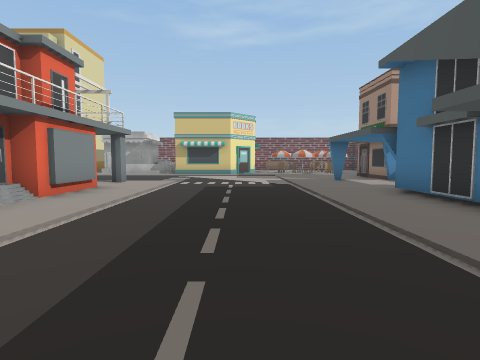
view 1 (above)

24 first-person views from a walk through a scene from a Unity 3-D project. The camera is 1.4 m above the floor, tilts 4° down and sees 80° across. The floor is counted in squares, 2 m on a side. Each view is taken from the middle of a square. On the plan, view 1 faces up. The plan holds only what a view shows up to about 10 squares ahead; the rest is blank. The place goes on beyond the plan. The player character is not drawn. Some surface patterns are stand-ins.

view 2
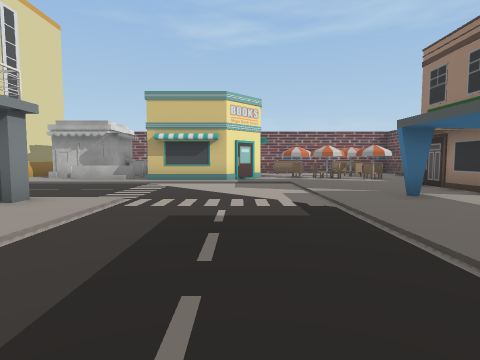

view 3
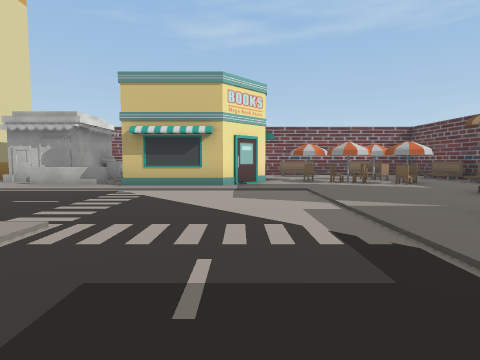

view 4
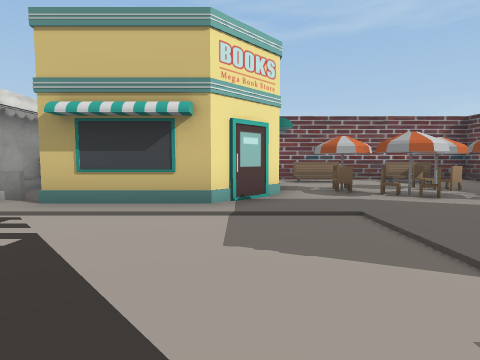

view 5
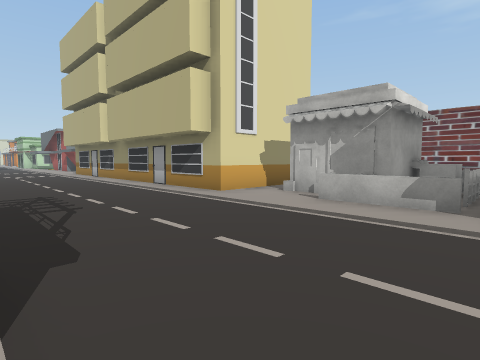

view 6
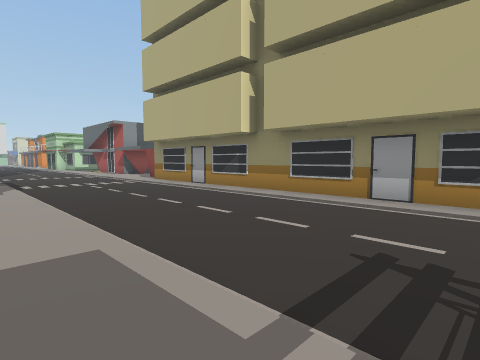

view 7
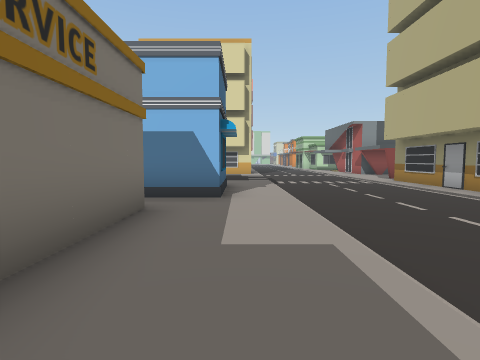

view 8
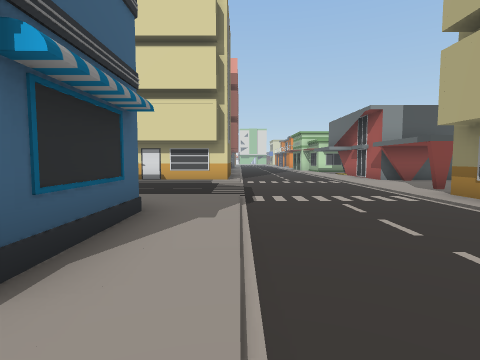

view 9
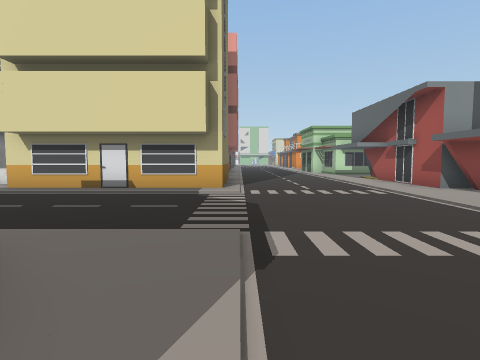

view 10
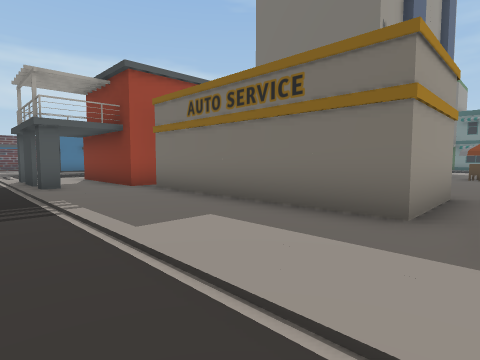

view 11
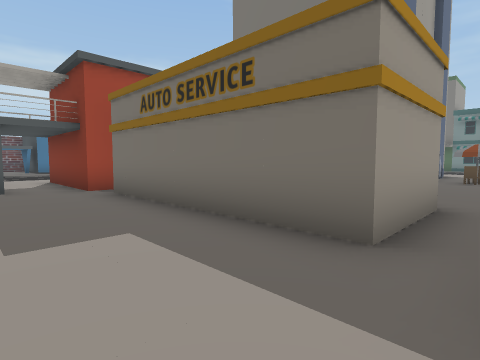

view 12
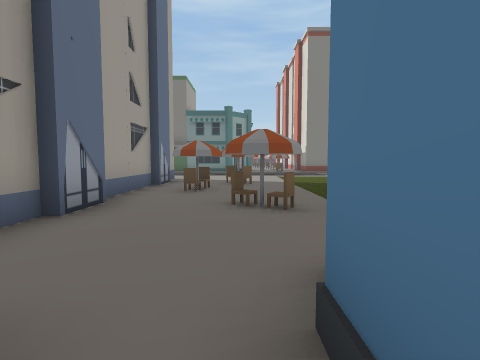

view 13
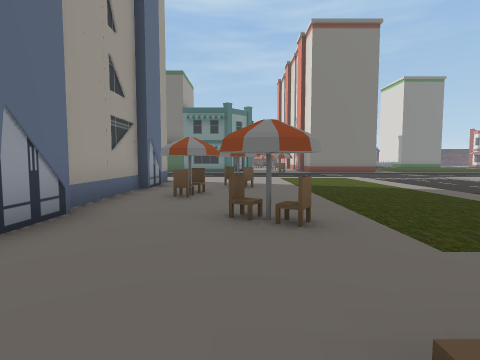

view 14
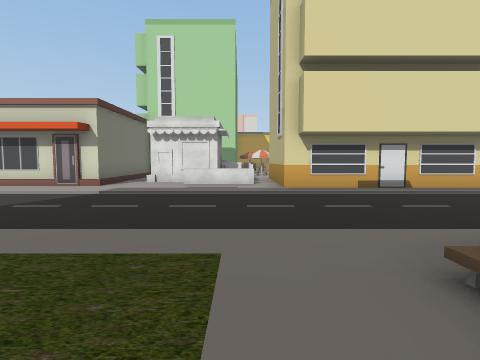

view 15
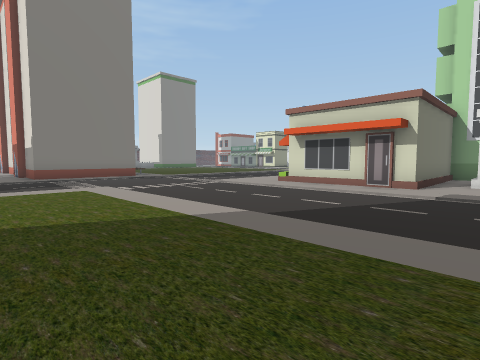

view 16
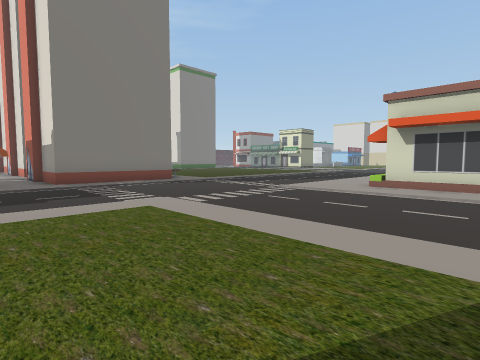

view 17
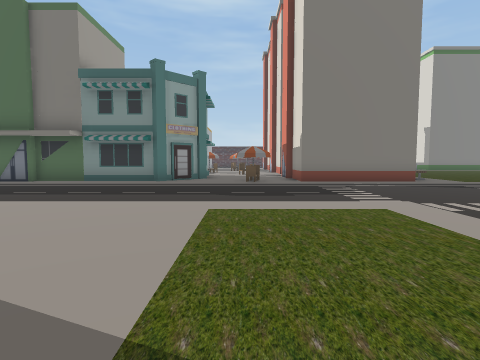

view 18
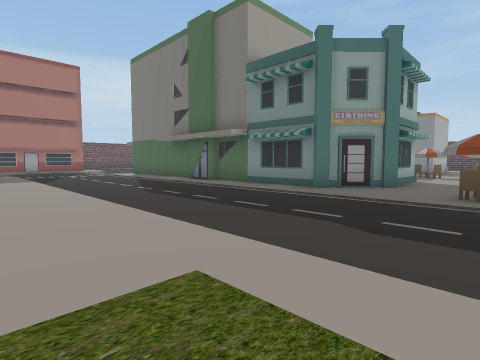

view 19
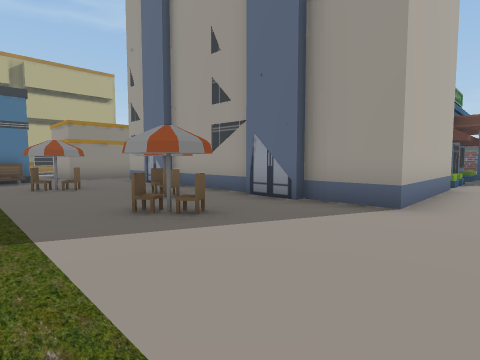

view 20
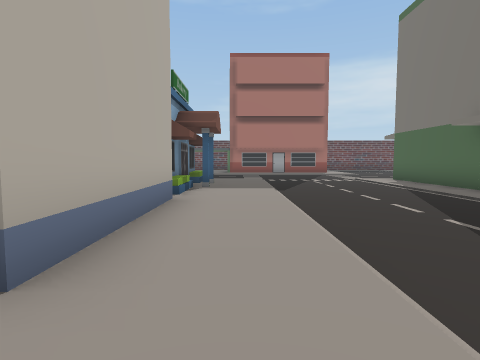

view 21
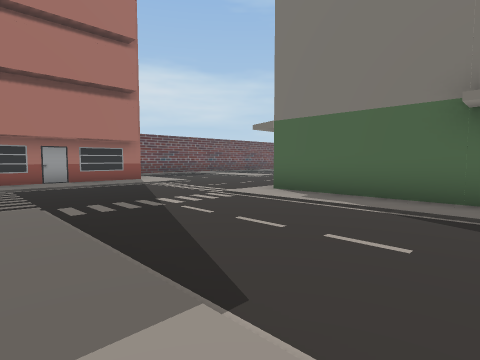

view 22
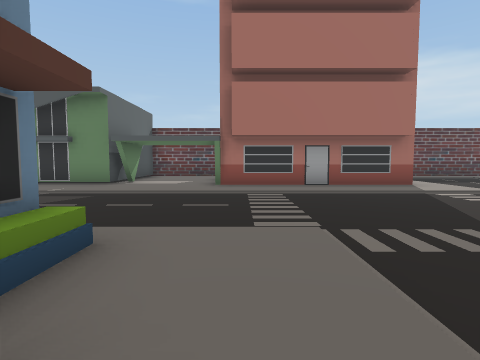

view 23
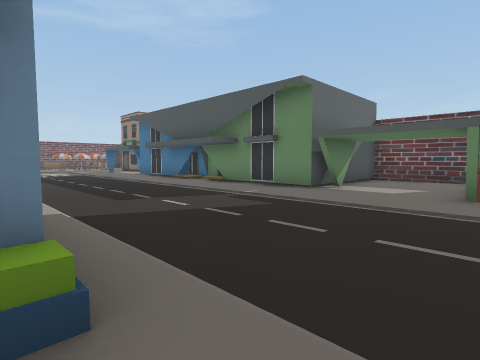

view 24
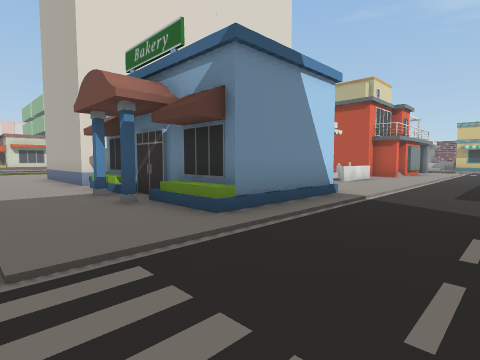

### Floor plan
Key: @ floor where view 1 was taken; # wall or solid block; . floor; B building; C chair; E bench; O other object.
Columns run from 26 left of view 1 to 8 right of it. Each row starts with its distance up from view 1.
 19                      ##    ########
 18                            .E#.E..#
 17                   B        .......
 16                   B  #O    ...C..E
 15    #..            B.##O   #.C.CC.#
 14 ####..#.BBBBBBBBBBB..OO####..CCC.O
 13 .................................
 12 ................................
 11 ...............................OO
 10 ...............................OO
  9 .....................#.......#.
  8 BBB............................
  7   B......###.......####........
  6   B.....   #.BBBBBB#  #.......#
  5   B.....   #.B        #.......#
  4   B..... E E..         .......#
  3 BBB....... ....BBBB    .......
  2 OOO............B      O......
  1 ##O........CC..B      O.......#
  0  #..........C..B      ....@...#
 -1 ...............B  B    .......#
 -2 BBB..........C.B  B    .......#
 -3   B.........C..B  B    B......#####
 -4   B.........C..B  B    B..........#
 -5  BB............BBBBBBBBB..........#
 -6   ....................B...........#
 -7  ............................BB
 -8  ............................B
 -9   ...........................B
-10    ..........................B
-11    ..........................B
-12   ........C...................
-13   .. BBBBCC..BBBBBBBBBBB.......
-14         B...B            ..  ..
-15         B...B
-16          .O.B
-17          OO.

Positions as (right, up) in squares from view 1, and headings:
1: (0, 0), facing up
2: (0, 4), facing up
3: (0, 6), facing up
4: (0, 9), facing up
5: (-3, 9), facing up-left
6: (-9, 8), facing up-left
7: (-9, 8), facing left
8: (-13, 9), facing left
9: (-16, 9), facing left
10: (-14, 10), facing down-right
11: (-14, 9), facing down-right
12: (-14, 5), facing down
13: (-14, 4), facing down
14: (-16, 2), facing left
15: (-16, 0), facing down-left
16: (-16, -3), facing down-left
17: (-16, -3), facing down
18: (-17, -6), facing down-right
19: (-16, -7), facing up-right
20: (-13, -7), facing right
21: (-7, -7), facing down-right
22: (-5, -7), facing right
23: (-3, -7), facing up-right
24: (0, -8), facing up-left
